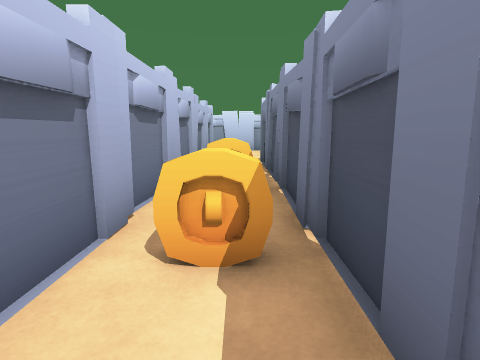
View 1 (above)

18 first-person views from a walk through a scene from a Unity 3-D project. The camera is 1.2 m above the floor, tilts 10° down and sees 80° across. The floor is counted in squares, 1 m on a side. Each view is taken from the middle of a square. On the plan, view 1 faces up. The plan holds only what a view shows up to about 13 squares ahead; the rest is blank. The player character is not drawn.

View 2
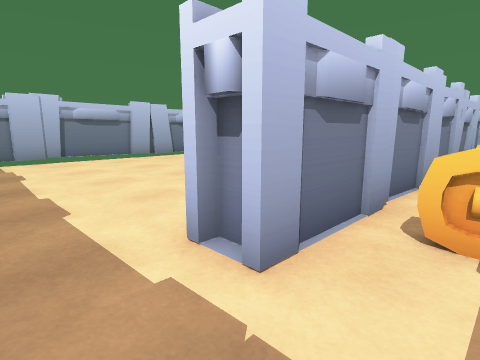

View 3
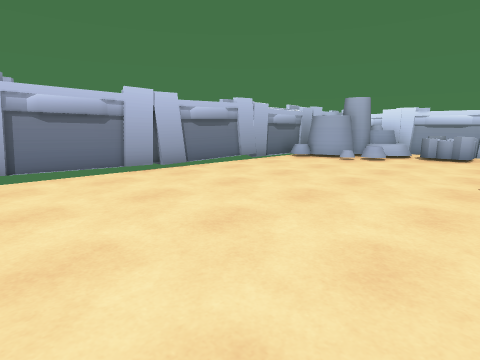

View 4
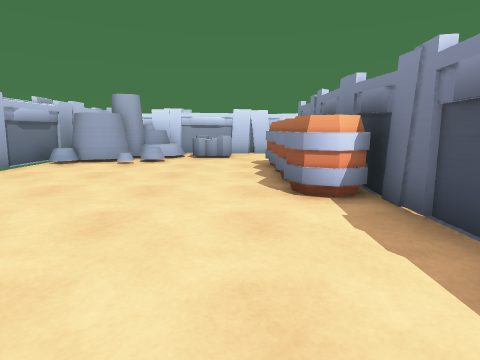

View 5
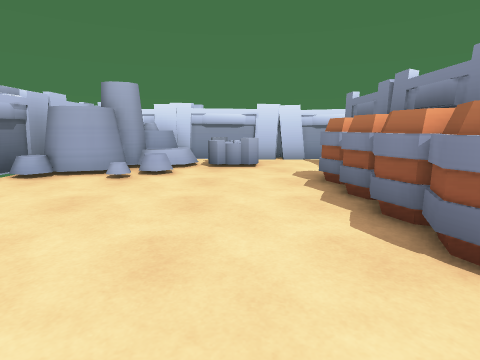

View 6
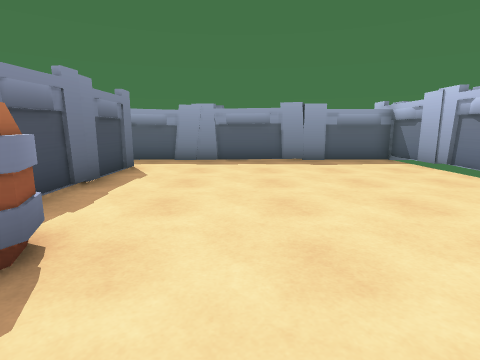

View 7
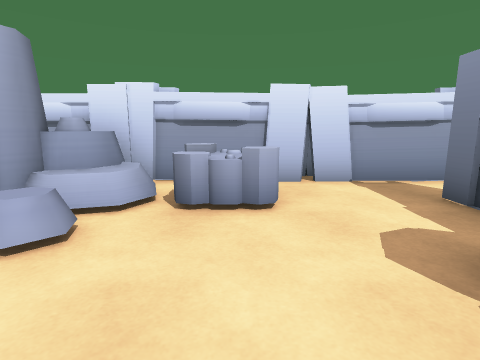

View 8
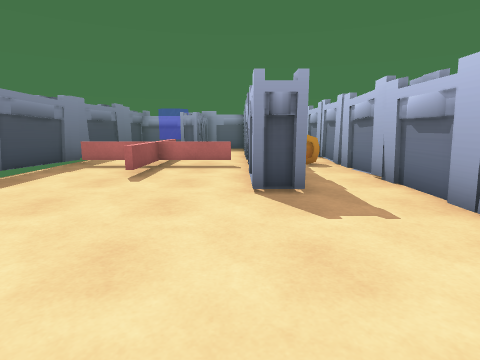

View 9
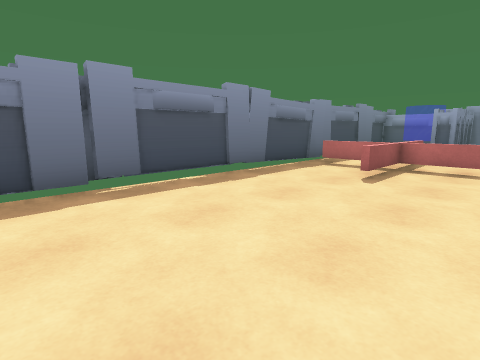

View 10
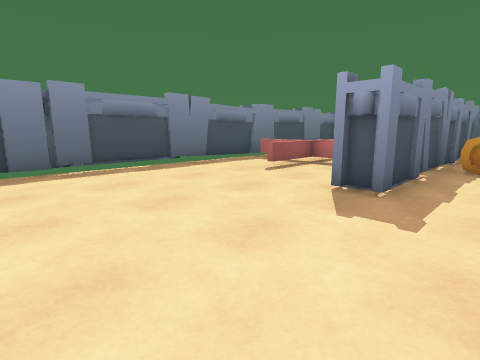

View 11
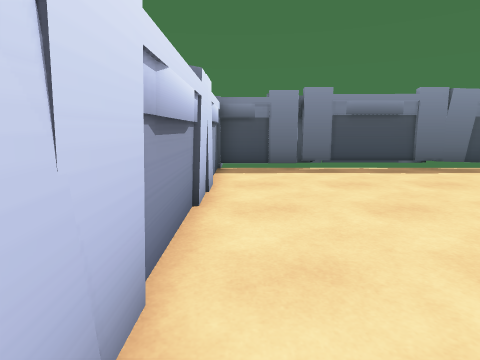

View 12
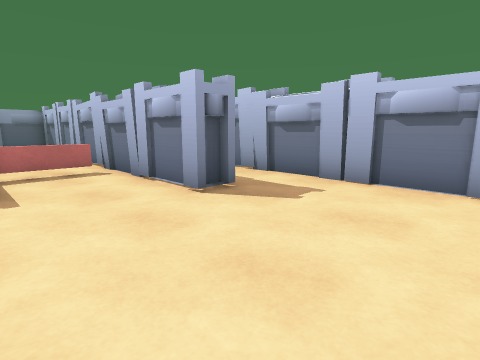

View 13
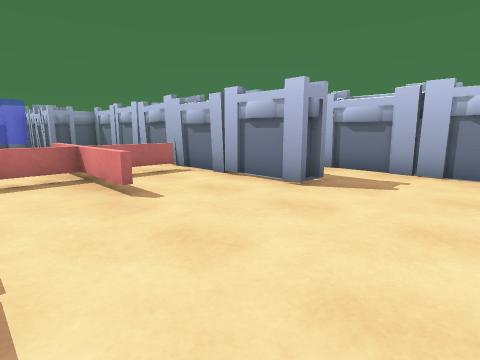

View 14
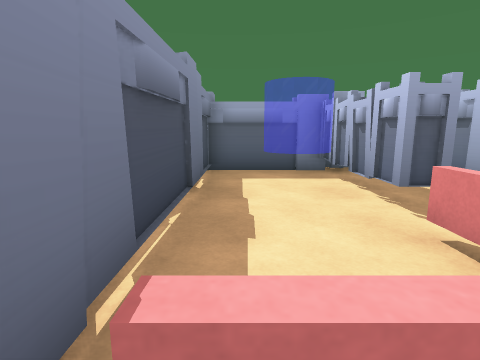

View 15
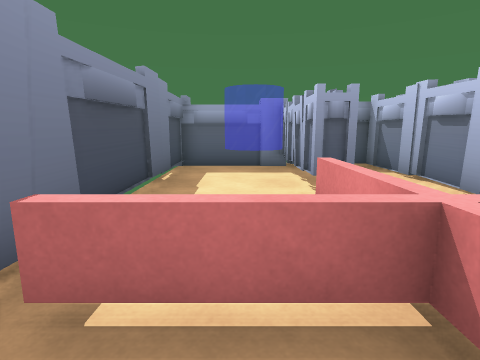

View 16
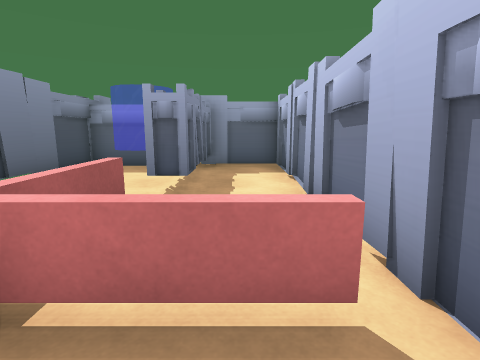

View 17
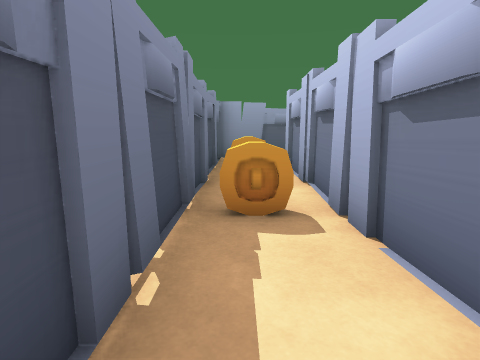

View 18
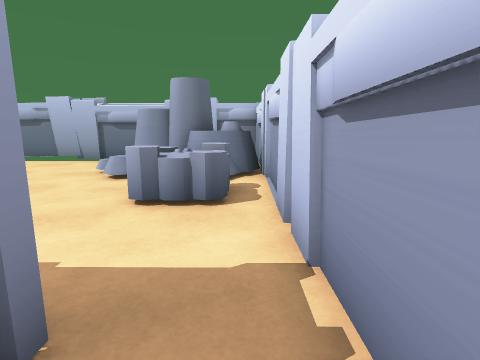

### Floor plan
Ten units are one square. View 1 is at (0, 0); x grows to the right and y downward. Boxes are objects, and circles mark ways between rooms. Rooms are numbered by the first view taken in them; rooms with no view inside come last. Other rooms are left out.
<svg viewBox="-127 -171 211 192">
<path fill="none" stroke="#000" d="M7 -8 8 -35M-16 -34 -16 -7M-14 16 8 16 8 -9M-25 -62 -24 -149M-23 -69 -23 -86M-22 -97 -22 -104M-19 -10 -26 -10 -23 -64M-16 -7 -25 -7 -25 -36M-118 -141 -122 16 -14 16M-26 -166 -106 -166M-118 -166 -118 -150M-121 -132 -121 -106M9 -104 16 -104M7 -106 17 -106 17 -59M-19 -120 -13 -119M-15 -146 -15 -106M79 -59 79 -166 -26 -166M49 -89 49 -65 74 -65M22 -65 47 -65 47 -89M10 -83 10 -99M8 -35 10 -82M8 -32 7 -106M-15 -106 -16 -34M47 -29 47 16 79 16 79 -59M49 -65 49 -39M39 -25 42 -30M17 -59 18 16 40 16M39 13 39 -29 47 -29M47 -39 47 -61"/>
<rect x="-15" y="-35" width="20" height="20" fill="#bbb"><title>other object</title></rect>
<rect x="-115" y="-165" width="40" height="40" fill="#bbb"><title>other object</title></rect>
<rect x="-75" y="-165" width="20" height="30" fill="#bbb"><title>rock</title></rect>
<rect x="-45" y="-85" width="20" height="20" fill="#bbb"><title>barrel</title></rect>
<rect x="-45" y="-95" width="20" height="10" fill="#bbb"><title>barrel</title></rect>
<rect x="-45" y="-115" width="20" height="20" fill="#bbb"><title>barrel</title></rect>
<rect x="-45" y="-125" width="20" height="10" fill="#bbb"><title>barrel</title></rect>
<rect x="-15" y="-65" width="20" height="10" fill="#bbb"><title>other object</title></rect>
<circle cx="-20" cy="5" r="3" fill="#2a7"/>
<circle cx="0" cy="-40" r="3" fill="#2a7"/>
<circle cx="-20" cy="-160" r="3" fill="#2a7"/>
<circle cx="0" cy="-110" r="3" fill="#2a7"/>
<text x="-10" y="-10">1</text>
<text x="-70" y="-70">2</text>
<text x="40" y="-120">3</text>
<text x="0" y="-70">4</text>
<text x="60" y="-20">5</text>
<text x="30" y="-30">6</text>
</svg>
Room 1 opens to room 2. Room 1 opens to room 4. Room 2 opens to room 3. Room 3 opens to room 4.

Where each view was taken, in squares from view 1:
view 1: 0 up, 0 right, facing up
view 2: 1 down, 0 right, facing up-left
view 3: 1 up, 4 left, facing up-left
view 4: 2 up, 5 left, facing up
view 5: 5 up, 6 left, facing up
view 6: 10 up, 6 left, facing down
view 7: 10 up, 6 left, facing up
view 8: 16 up, 2 right, facing down
view 9: 16 up, 2 right, facing down-right
view 10: 16 up, 1 left, facing down-right
view 11: 16 up, 1 left, facing right
view 12: 15 up, 5 right, facing down-left
view 13: 14 up, 7 right, facing down-left
view 14: 7 up, 7 right, facing down
view 15: 8 up, 6 right, facing down
view 16: 8 up, 3 right, facing down
view 17: 10 up, 0 right, facing down
view 18: 16 up, 1 left, facing left
